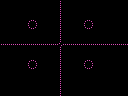

The image is a tile-based game level rendered from a .tmx file. Its description and complete source (layers, tilesets, objects, tile grids) follow:
An orthogonal 16x12 tile map with 8x8 px tiles, 1 tile layer (Tile Layer 1).

<map version="1.0" orientation="orthogonal" renderorder="right-down" width="16" height="12" tilewidth="8" tileheight="8" nextobjectid="28">
 <tileset firstgid="1" name="tiles" tilewidth="8" tileheight="8" tilecount="256" columns="16">
  <image source="tiles.png" width="128" height="128" />
 </tileset>
 <layer name="Tile Layer 1" width="16" height="12">
  <data encoding="csv">
1,1,1,1,1,1,1,174,1,1,1,1,1,1,1,1,
1,1,1,1,1,1,1,174,1,1,1,1,1,1,1,1,
1,1,1,175,173,1,1,174,1,1,175,173,1,1,1,1,
1,1,1,176,157,1,1,174,1,1,176,157,1,1,1,1,
1,1,1,1,1,1,1,174,1,1,1,1,1,1,1,1,
155,155,155,155,155,155,155,189,155,155,155,155,155,155,155,155,
1,1,1,1,1,1,1,174,1,1,1,1,1,1,1,1,
1,1,1,175,173,1,1,174,1,1,175,173,1,1,1,1,
1,1,1,176,157,1,1,174,1,1,176,157,1,1,1,1,
1,1,1,1,1,1,1,174,1,1,1,1,1,1,1,1,
1,1,1,1,1,1,1,174,1,1,1,1,1,1,1,1,
1,1,1,1,1,1,1,174,1,1,1,1,1,1,1,1
</data>
 </layer>
</map>
